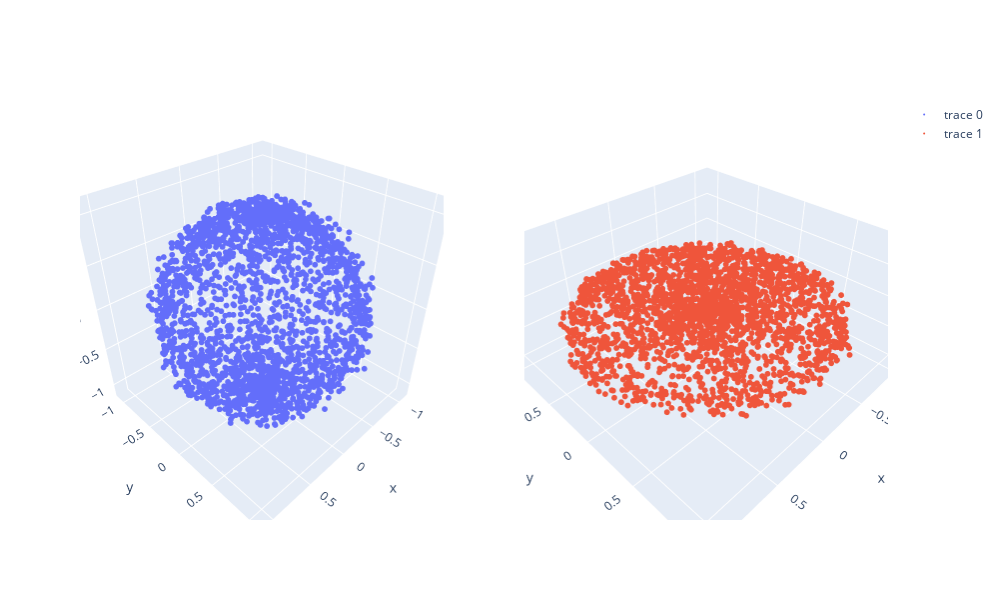

Write notebook code for a chart like this one.
### Markdown cell above
X = np.array([[-1, -1], [-2, -1], [-3, -2], [1, 1], [2, 1], [3, 2]])
plt.scatter(X[:,0], X[:,1])

### Code cell
filter_func = Projection(columns=[0,1])
#filter_func = PCA(n_components=2)
#filter_func = UMAP(n_neighbors=5)

X = deepcopy(pcd[:,0:3])
X_ = filter_func.fit_transform(X)


fig = make_subplots(rows=1, cols=2,specs=[[{'type': 'surface'}, {'type': 'surface'}]])

fig.add_trace(
    go.Scatter3d(x=X[:,0], y=X[:,1],z=X[:,2],mode = 'markers',marker = dict(size = 2)),
    row=1, col=1
)

fig.add_trace(
    go.Scatter3d(x=X_[:,0], y=X_[:,1],z=[0]*X_.shape[0],mode = 'markers',marker = dict(size = 2)),
    row=1, col=2
)

#fig.add_trace(
#    go.Scatter3d(x=X_[:,0], y=X_[:,1],z=X_[:,2],mode = 'markers',marker = dict(size = 2)),
#    row=1, col=2
#)

fig.update_layout(height=600, width=1000)
fig.show()

### Figure 1 — Plotly figure (JSON) as saved in the notebook; plotly's stock layout.template omitted (floating-point values rounded to 4 significant figures; data arrays with more than 128 entries replaced by an {"elided": "..."} marker saying what was removed)
{"data": [{"marker": {"size": 2}, "mode": "markers", "scene": "scene", "type": "scatter3d", "x": {"elided": "2500 float values"}, "y": {"elided": "2500 float values"}, "z": {"elided": "2500 float values"}}, {"marker": {"size": 2}, "mode": "markers", "scene": "scene2", "type": "scatter3d", "x": {"elided": "2500 float values"}, "y": {"elided": "2500 float values"}, "z": {"elided": "2500 int values"}}], "layout": {"height": 600, "scene": {"aspectmode": "auto", "aspectratio": {"x": 1.001, "y": 0.9904, "z": 1.009}, "domain": {"x": [0, 0.45], "y": [0, 1]}}, "scene2": {"aspectmode": "auto", "aspectratio": {"x": 1.3, "y": 1.287, "z": 0.598}, "domain": {"x": [0.55, 1], "y": [0, 1]}}, "width": 1000}}
